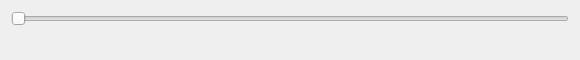
<ui version="4.0" >
 <class>spdials</class>
 <widget class="QDialog" name="spdials" >
  <property name="windowModality" >
   <enum>Qt::ApplicationModal</enum>
  </property>
  <property name="geometry" >
   <rect>
    <x>0</x>
    <y>0</y>
    <width>580</width>
    <height>60</height>
   </rect>
  </property>
  <property name="minimumSize" >
   <size>
    <width>580</width>
    <height>60</height>
   </size>
  </property>
  <property name="maximumSize" >
   <size>
    <width>580</width>
    <height>60</height>
   </size>
  </property>
  <property name="windowTitle" >
   <string/>
  </property>
  <property name="sizeGripEnabled" >
   <bool>false</bool>
  </property>
  <property name="modal" >
   <bool>true</bool>
  </property>
  <layout class="QGridLayout" >
   <property name="sizeConstraint" >
    <enum>QLayout::SetDefaultConstraint</enum>
   </property>
   <item row="2" column="0" >
    <widget class="QLabel" name="value" >
     <property name="minimumSize" >
      <size>
       <width>0</width>
       <height>20</height>
      </size>
     </property>
     <property name="maximumSize" >
      <size>
       <width>16777215</width>
       <height>40</height>
      </size>
     </property>
     <property name="text" >
      <string/>
     </property>
    </widget>
   </item>
   <item row="0" column="0" >
    <widget class="QSlider" name="dial" >
     <property name="maximum" >
      <number>10</number>
     </property>
     <property name="sliderPosition" >
      <number>0</number>
     </property>
     <property name="orientation" >
      <enum>Qt::Horizontal</enum>
     </property>
    </widget>
   </item>
  </layout>
 </widget>
 <resources/>
 <connections/>
</ui>
